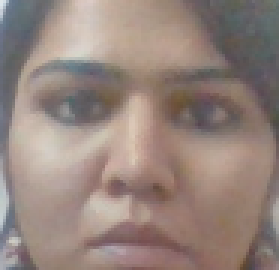
#> input picture dataset/00000.png, 93 x 90 px, given in place of the camera (shown 3 times larger)
$ python build_face_dataset.py --cascade haarcascade_frontalface_default.xml --output out
#> lines starting #> are read from the running program, lines starting #| are printed output that depends on the picture
# USAGE
# python build_face_dataset.py --cascade haarcascade_frontalface_default.xml --output dataset/adrian

# import the necessary packages
from imutils.video import VideoStream
import argparse
import imutils
import time
import cv2
import os

# construct the argument parser and parse the arguments
ap = argparse.ArgumentParser()
ap.add_argument("-c", "--cascade", required=True,
    help = "Path to the haarcascade file")
ap.add_argument("-o", "--output", required=True,
	help="Path to the folder of output")
args = vars(ap.parse_args())

# load OpenCV's Haar cascade for face detection from disk
detector = cv2.CascadeClassifier(args["cascade"])

# initialize the video stream, allow the camera sensor to warm up,
# and initialize the total number of example faces written to disk
# thus far
print("[INFO] starting video stream...")
vs = VideoStream(src=0).start()
# vs = VideoStream(usePiCamera=True).start()
time.sleep(2.0)
total = 0

# loop over the frames from the video stream
while True:
	# grab the frame from the threaded video stream, clone it, (just
	# in case we want to write it to disk), and then resize the frame
	# so we can apply face detection faster
	frame = vs.read()
#> frame is the input picture: shape (90, 93, 3); mean B, G, R 124.8, 132.3, 149.5
	orig = frame.copy()
	frame = imutils.resize(frame, width=400)
#> frame: shape (387, 400, 3)

	# detect faces in the grayscale frame
	rects = detector.detectMultiScale(
		cv2.cvtColor(frame, cv2.COLOR_BGR2GRAY), scaleFactor=1.1,
		minNeighbors=5, minSize=(30, 30))
#> rects = [[16, 13, 350, 350]]

	# loop over the face detections and draw them on the frame
	for (x, y, w, h) in rects:
		cv2.rectangle(frame, (x, y), (x+w, y+h), (0, 255, 0), 2)
#> this loop made 1 pass
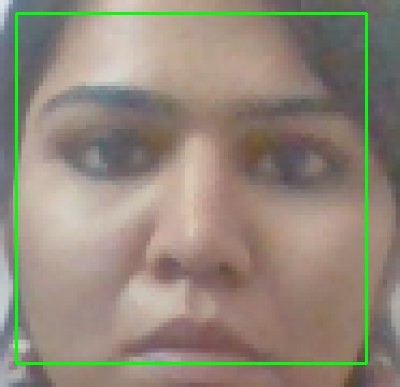
#> frame: shape (387, 400, 3); mean B, G, R 121.5, 135.8, 145.7
	# show the output frame

	cv2.imshow("Frame", frame)
	key = cv2.waitKey(1) & 0xFF
#> (key q is pressed here)

	# if the `k` key was pressed, write the *original* frame to disk
	# so we can later process it and use it for face recognition
	if key == ord("k"):
		p = os.path.sep.join([args["output"], "{}.png".format(
			str(total).zfill(5))])
		crop_img = frame[y: y + h, x: x + w]
		crop_roi = crop_img[10: 100, 10: 103]
		cv2.imwrite(p, crop_roi)
		total += 1

	# if the `q` key was pressed, break from the loop
	elif key == ord("q"):
		break

# do a bit of cleanup
print("[INFO] {} face images stored".format(total))
print("[INFO] cleaning up...")
cv2.destroyAllWindows()
vs.stop()

$ run again, on dataset/00002.png
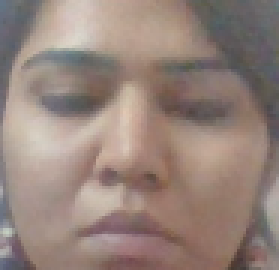
#> input picture dataset/00002.png, 93 x 90 px, given in place of the camera (shown 3 times larger)
#> frame is the input picture: shape (90, 93, 3); mean B, G, R 123, 131.4, 149.8
#> rects = [[7, 5, 358, 358]]
#> the loop `for (x, y, w, h) in rects:` made 1 pass
#> after the loop `for (x, y, w, h) in rects:`:
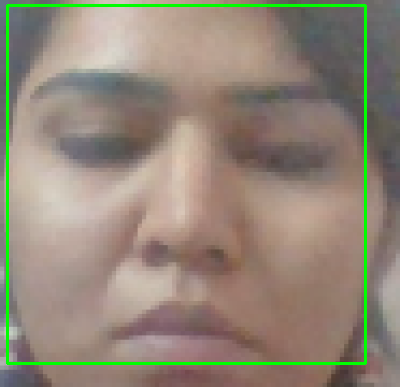
#> frame: shape (387, 400, 3); mean B, G, R 119.8, 135, 146
